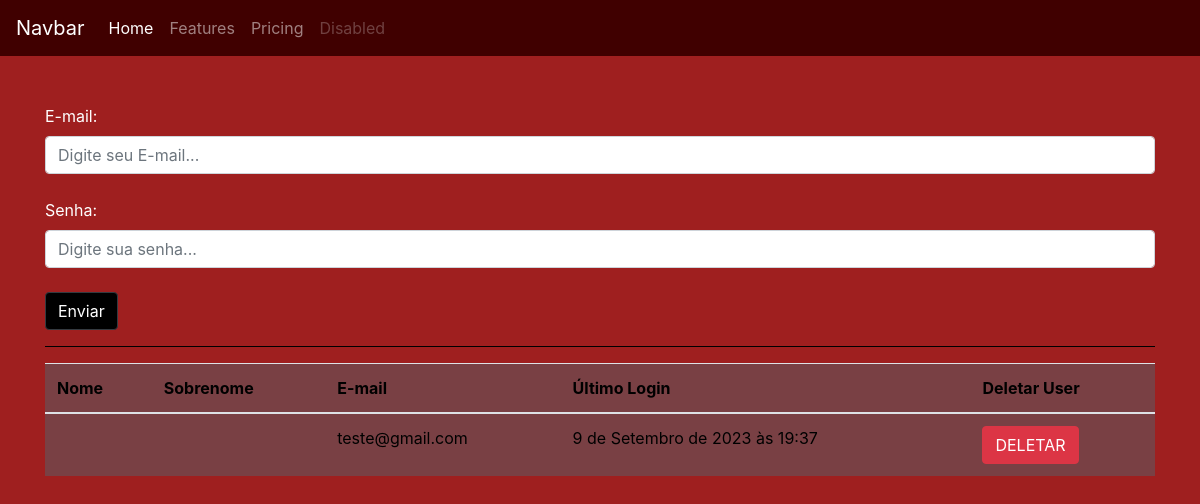
/auth/cadastrar_vendedor/, run on an earlier commit of the app's database.
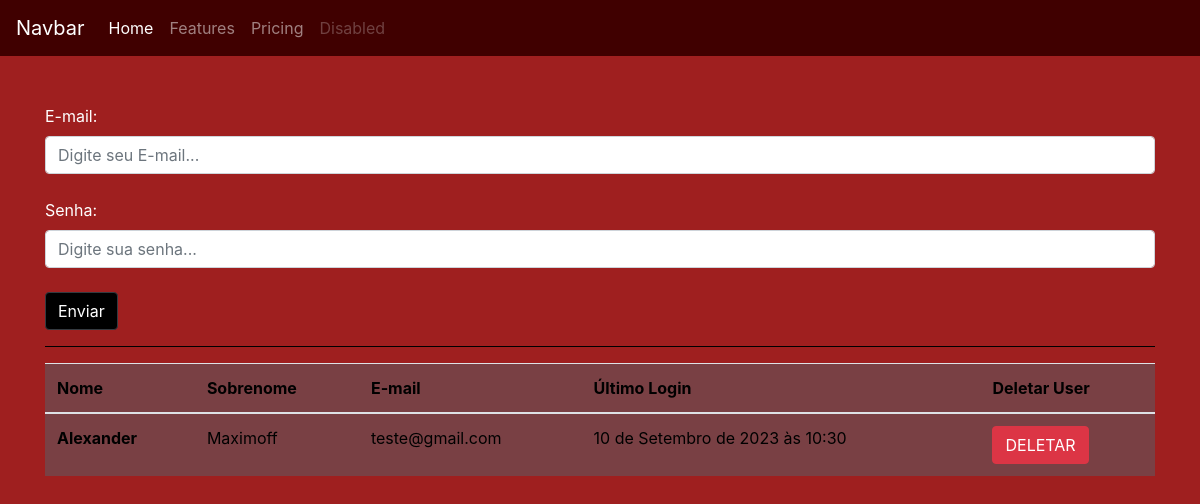
And on a later commit of the database.
### usuarios/models.py (models this page shows)
class Users(AbstractUser):
  choices_cargo = (('O', 'Operador de Caixa'),
                   ('F', 'Fiscal - Gerente'))
  cargo = models.CharField(max_length=1, choices= choices_cargo)

### usuarios/views.py (the view, shortened to what this page needs)
# urls.py: path('cadastrar_vendedor/', views.cadastrar_vendedor, name='cadastrar_vendedor'),
@has_permission_decorator('cadastrar_vendedor')
def cadastrar_vendedor(request):
    if request.method == 'GET':
        vendedores = Users.objects.filter(cargo='O')
        return render(request, 'cadastrar_vendedor.html', {'vendedores': vendedores})

### usuarios/templates/cadastrar_vendedor.html (shortened to what this page needs)
{% extends 'base.html' %}
{% block 'body' %}
  <div class='container'>
      <br>
    <form action='{% url 'cadastrar_vendedor' %}' method='POST'> {% csrf_token %}
      <br>
      <label>E-mail:</label>
      <input type="email" placeholder="Digite seu E-mail..." name="email" class='form-control'></input>
      <br>
      <label>Senha:</label>
      <input type="password" placeholder="Digite sua senha..." name="password" class='form-control'></input>
      <br>
      <input type='submit' value='Enviar' class='btn btn-dark bg-btn'>
    </form>
    <hr class='bg-hr'>
    <table class="table table-hover bg-table">
      <thead>
        <tr>
          <th scope="col">Nome</th>
          <th scope="col">Sobrenome</th>
          <th scope="col">E-mail</th>
          <th scope="col">Último Login</th>
          <th scope="col">Deletar User</th>
        </tr>
      </thead>
      <tbody>
        {% for vendedor in vendedores %}
          <tr>
            <th>{{vendedor.first_name}}</th>
            <td>{{vendedor.last_name}}</td>
            <td>{{vendedor.email}}</td>
            <td>{% if not vendedor.last_login %}
                  Nunca fez login.
                {% else %}
                  {{vendedor.last_login}}</td>
                {% endif %}
            <td><a href="{% url 'delete_user' vendedor.id %}" class='btn btn-danger'>DELETAR</a></td>
          </tr>
        {% endfor %}
      </tbody>
    </table>
  </div>
{% endblock %}

### templates/base.html (shortened to what this page needs)
{% load static %}
<!doctype html>
<html lang="pt-BR">
  <head>
    <link rel="stylesheet" href="https://cdn.jsdelivr.net/npm/bootstrap@4.6.2/dist/css/bootstrap.min.css">
    <link rel="stylesheet" href="{% static 'usuarios/css/base.css' %}">
    <nav class="navbar navbar-expand-lg navbar-dark bg-nav">
      <a class="navbar-brand" href="#">Navbar</a>
      <div class="collapse navbar-collapse" id="navbarNav">
        <ul class="navbar-nav">
          <li class="nav-item active">
            <a class="nav-link" href="#">Home <span class="sr-only">(current)</span></a>
          </li>
          <li class="nav-item">
            <a class="nav-link" href="#">Features</a>
          </li>
          <li class="nav-item">
            <a class="nav-link" href="#">Pricing</a>
          </li>
          <li class="nav-item">
            <a class="nav-link disabled" href="#">Disabled</a>
          </li>
        </ul>
      </div>
    </nav>
  </head>
  <body class="fundo">
    {% block 'body' %}
    {% endblock %}
  </body>
</html>

### templates/static/usuarios/css/base.css (style rules this page uses)
.fundo { background-color: #9f1f1f; color: white; }
.bg-nav { background-color: #400000; }
.bg-hr { background-color: black; }
.bg-btn { background-color: black; color: white; }
.bg-table { background-color: #794044; color: black; }

What changed in the data, as far as the page shows it:
removed Users: email "teste@gmail.com", last_login "9 de Setembro de 2023 às 19:37"
added Users: first_name "Alexander", last_name "Maximoff", email "teste@gmail.com", last_login "10 de Setembro de 2023 às 10:30"
